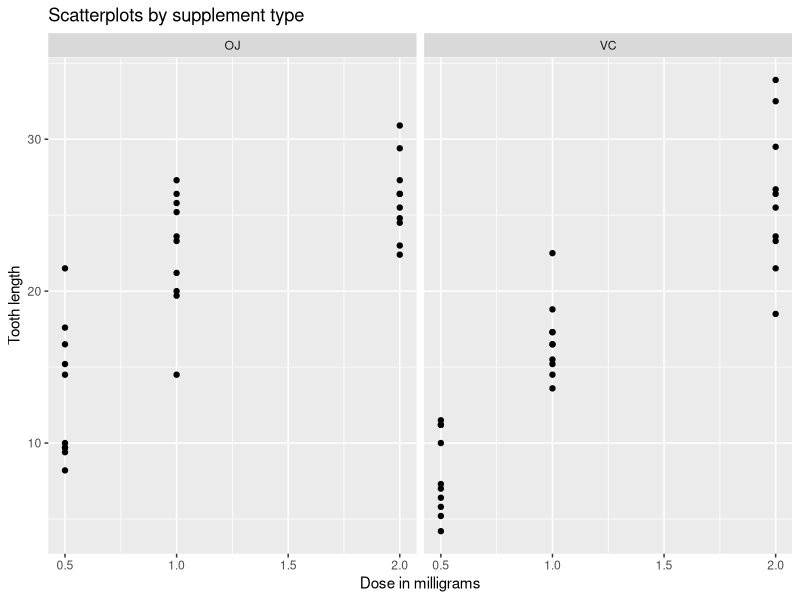

The R script that drew this image:
## ---- chunk 1
data("ToothGrowth")
str(ToothGrowth)
## ---- chunk 2
head(ToothGrowth)
help("ToothGrowth")
summary(ToothGrowth)
## ---- chunk 3
library(ggplot2)
plot <- ggplot(data = ToothGrowth, aes(x=ToothGrowth$dose, y = ToothGrowth$len))+
  ggtitle("Scatterplots by supplement type") +
  xlab("Dose in milligrams") +
  ylab("Tooth length") +
  geom_point(color = 'black', fill = 'white') +
  facet_wrap(~supp)
plot
## ---- chunk 4
t.test(ToothGrowth$len[ToothGrowth$supp=="OJ"], 
       ToothGrowth$len[ToothGrowth$supp=="VC"], 
       paired = FALSE, 
       var.equal = FALSE)
## ---- chunk 5
t.test(ToothGrowth$len[ToothGrowth$dose==2], 
       ToothGrowth$len[ToothGrowth$dose==1], 
       paired = FALSE, 
       var.equal = TRUE)
## ---- chunk 6
t.test(ToothGrowth$len[ToothGrowth$dose==1], 
       ToothGrowth$len[ToothGrowth$dose==0.5], 
       paired = FALSE, 
       var.equal = TRUE)
